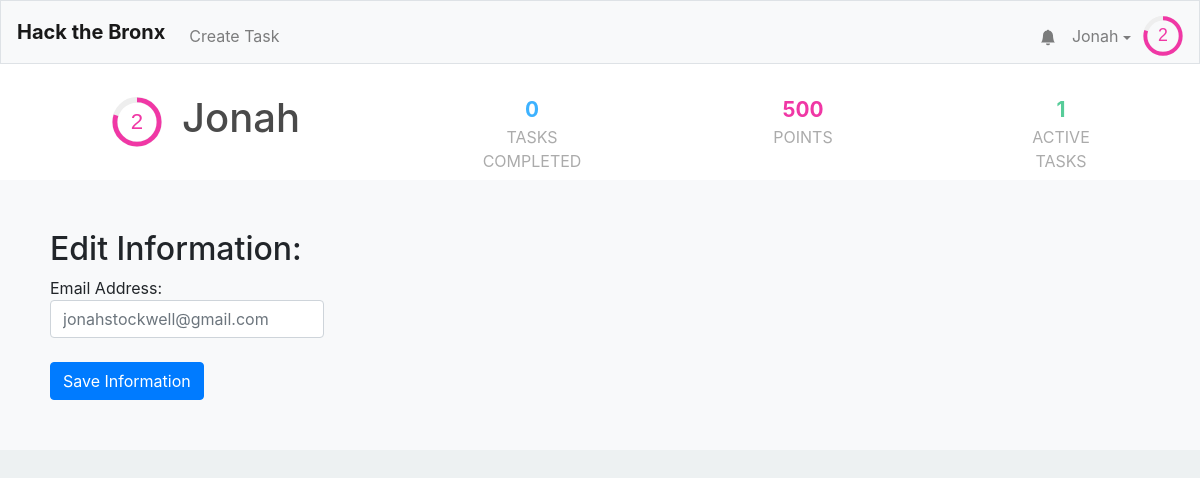
The app's page /editinfo (signed in) with its own data.
### tables this page shows
CREATE TABLE "users" (
	"id"	INTEGER NOT NULL UNIQUE,
	"username"	TEXT NOT NULL UNIQUE,
	"hash"	TEXT NOT NULL,
	"email"	TEXT,
	"tasks"	TEXT,
	"points"	INTEGER NOT NULL DEFAULT 0,
	"numcomplete"	INTEGER NOT NULL DEFAULT 0,
	"notifications"	BLOB,
	PRIMARY KEY("id" AUTOINCREMENT)
);

### application.py (the view)
@app.route("/editinfo", methods=["GET","POST"])
@login_required
def edit_information():
    user = getuser(session, db)
    alltasks = db.execute("SELECT * FROM tasks")
    tasks = []
    for task in alltasks:
        if (task['creator'] == user['id'] or user['id'] in debyte(task['collaborators'])):
            task['creator'] = user["username"]
            task["collaborators-count"] = len(debyte(task['collaborators']))
            task["points"] = calculate_points(task)
            tasks.append(task)
    email = user["email"]
    if request.method == "POST":
        email = request.form.to_dict()["email"]
        db.execute("UPDATE users SET email = :email WHERE id = :id", email=email, id=user["id"])
    return render_template("edit_information.html",user=user,email=email,task_count=len(tasks))

### application.py (called while the page is built)
@app.after_request
def after_request(response):
    response.headers["Cache-Control"] = "no-cache, no-store, must-revalidate"
    response.headers["Expires"] = 0
    response.headers["Pragma"] = "no-cache"
    return response

### helpers.py (called while the page is built)
def login_required(f):
    @wraps(f)
    def decorated_function(*args, **kwargs):
        if session.get("user_id") is None:
            return redirect("/login")
        return f(*args, **kwargs)
    return decorated_function

def debyte(obj):
    return pickle.loads(obj)

def getuser(session, db):
    user =  db.execute("SELECT * FROM users WHERE id = :id", id=session["user_id"])[0]
    user["level"]=int(user['points']**.5//8)
    user["level-progress"] = (user['points']**.5/8-user["level"])*100
    user["notifications"] = debyte(user["notifications"]) if user["notifications"] else []
    user["notification-amount"] = len(user["notifications"])
    return user

def calculate_points(task):
    if task['hmin'] and task['hmax']:
        total = int(min((task['hmin']+task['hmax'])/2 * 100, 500))
    else:
        total = 0
    return total

### templates/edit_information.html (shortened to what this page needs)
{% extends "layout.html" %}
{% block head %}
    <link href="/static/profile.css" rel="stylesheet">
{% endblock %}
{% block mainnocont %}
	<div class="profile-outer">
		<div class = "name-section">
		 	<div style="display: flex; align-items: center;">
				<div style = "margin-left: 12px;">
					<svg viewBox="0 0 36 36" class="level-display-outer">
						<path class="level-display-bg"
			        d="M18 2.0845
			          a 15.9155 15.9155 0 0 1 0 31.831
			          a 15.9155 15.9155 0 0 1 0 -31.831"
			      />
					  <path class = "level-display"
					    d="M18 2.0845
					      a 15.9155 15.9155 0 0 1 0 31.831
					      a 15.9155 15.9155 0 0 1 0 -31.831"
					    fill="none"
					    stroke="#444";
					    stroke-width="1";
					    stroke-dasharray="{{ user["level-progress"] }}, 100";
					  />
					  <text x="18" y="22.8" class="level">{{user["level"]}}</text>
					</svg>
				</div>
				<h1 class="profile-username">{{user["username"]}}</h1>
			</div>
			<div class = "tasks-completed">
				<span>{{ user["numcomplete"] }}</span>
				<div>Tasks Completed</div>
			</div>
			<div class = "point-count">
				<span>{{ user["points"] }}</span>
				<div>Points</div>
			</div>
			<div class = "active-tasks">
				<span>{{ task_count }}</span>
				<div>Active Tasks</div>
			</div>
		</div>
		<div class = "information">
			<h2>Edit Information: </h2>
				<form id = "taskform" action="/editinfo" method="post">
	        <div class="form-group">
	          <label>
	          	Email Address: <input autocomplete="off" autofocus class="form-control" name="email" id = "email" placeholder="{{email}}" type="email">
	          </label>
	        </div>
	        <button class="btn btn-primary" type="submit">Save Information</button>
	    </form>
		</div>
	</div>
{% endblock %}

### templates/layout.html (shortened to what this page needs)
<!DOCTYPE html>
<html lang="en">
    <head>
        <link href="https://maxcdn.bootstrapcdn.com/bootstrap/4.1.3/css/bootstrap.min.css" rel="stylesheet">
        {% block head %}{% endblock %}
        <link href="/static/styles.css" rel="stylesheet">
    </head>
    <body>
        <nav style = "height: 8vh" class="navbar navbar-expand-md navbar-light bg-light border">
            <a class="navbar-brand" href="/"><b>Hack the Bronx</b></a>
            <div class="collapse navbar-collapse" id="navbar">
                {% if session.user_id %}
                    <ul class="navbar-nav mt-2">
                        <li class="nav-item"><a class="nav-link" href="/taskCreation">Create Task</a></li>
                    </ul>
                    <ul class="navbar-nav ml-auto mt-2">
                        <li style="position: relative; transform:translateX(8px) translateY(7.5px);"class="nav-item"><a class="nav-link" href="/notifications"><svg xmlns="http://www.w3.org/2000/svg" width="16" height="16" fill="currentColor" class="bi bi-bell-fill" viewBox="0 0 16 16">
  <path d="M8 16a2 2 0 0 0 2-2H6a2 2 0 0 0 2 2zm.995-14.901a1 1 0 1 0-1.99 0A5.002 5.002 0 0 0 3 6c0 1.098-.5 6-2 7h14c-1.5-1-2-5.902-2-7 0-2.42-1.72-4.44-4.005-4.901z"/>
</svg></a><span style="display:{{ "none" if user["notification-amount"] == 0 else "flex" }};" class="notification-circle">{{user["notification-amount"]}}</span></li>
                        <li class="nav-item">
                            <div id="user-information-dropdown">
                              <button onclick="showUserDropdown()" id="user-information-dropname" class="nav-link">{{ session.user_name }} <span class="dropdown-caret"></span></button>
                            </div>
                        </li>
                        <li class="nav-item">
                            <div style = "margin-left: -4px;">
                                <svg viewBox="0 0 36 36" style="transform: translateY(8px); width: 40px;">
                                    <path class="level-display-bg"
                                d="M18 2.0845
                                  a 15.9155 15.9155 0 0 1 0 31.831
                                  a 15.9155 15.9155 0 0 1 0 -31.831"
                              />
                                  <path class = "level-display"
                                    d="M18 2.0845
                                      a 15.9155 15.9155 0 0 1 0 31.831
                                      a 15.9155 15.9155 0 0 1 0 -31.831"
                                    fill="none"
                                    stroke="#444";
                                    stroke-width="1";
                                    stroke-dasharray="{{ user["level-progress"] }}, 100";
                                  />
                                  <text x="18" y="22.8" class="level">{{user["level"]}}</text>
                                </svg>
                            </div>
                        </li>
                    </ul>
                {% endif %}
            </div>
        </nav>
        {% block mainnocont %}{% endblock %}
        <main class="container p-5">
        </main>
    </body>
</html>

### static/profile.css (style rules this page uses)
.profile-username { color:var(--text-medium-1); margin-left: 20px; }
.name-section,.name-wrapper { color: var(--text-medium-2); padding: 30px 100px; background: white; width: 100%; display: flex; }
.information { left:0; right: 0; display: block; background: var(--foreground-1); width: 100%; padding: 50px 50px; }
.tasks-completed { display: flex; flex-direction: column; align-items-content: center; text-align: center; width: 200px; padding: 0; height: 50px; margin-left: 180px; }
.tasks-completed span { font-weight: bold; font-size: 1.3em; color: var(--focus-skyblue); }
.tasks-completed div { color: var(--text-light); text-transform: uppercase; }
.point-count { display: flex; flex-direction: column; align-items-content: center; text-align: center; width: 150px; height: 50px; margin-left: 180px; }
.point-count span { font-weight: bold; font-size: 1.3em; color: var(--focus-pink); }
.point-count div { color: var(--text-light); text-transform: uppercase; }
.active-tasks { display: flex; flex-direction: column; align-items-content: center; text-align: center; width: 150px; height: 50px; margin-left: 180px; }
.active-tasks span { font-weight: bold; font-size: 1.3em; color: var(--focus-mint); }
.active-tasks div { color: var(--text-light); text-transform: uppercase; }
body { background: var(--background-1); }

### static/styles.css (style rules this page uses)
:root { --text-main: #323232; --text-weak: #525252; --text-medium-1: #4a4a4a; --text-medium-2: #3d3d3d; --text-light: #ababab; --input-text: #495057; --input-border: #ced4da; --table-border: #ddd; --close-button: #aaa; --close-button-hover: black; --level-display-bg: #eee; --foreground-0: white; --foreground-1: #F8F9FA; --foreground-2: #e5e5f7; --foreground-3: #F5F5FF; --foreground-4: #f2f2f2; --tag-text: #8282a1; --tag-remove:#b4b4d4; --border-1: #DEE2E6; --background-1: #EDF1F2; --focus-skyblue: #3DB2FF; --focus-pink: #f037a5; --focus-mint: #57CC99; --focus-selectblue : #007bff; --focus-navyblue: #2D46B9; --focus-green-light: #2FDD92; --focus-green-dark: #34BE82; --focus-red-light: #EC255A; --focus-red-dark: #d11749; --error-red: #ff759d; --error-text: #8a1134; font-size: 2vh; }
#user-information-dropname { background: none; padding: 16px; border: none; cursor: pointer; }
.dropdown-caret { display: inline-block; width: 0; height: 0; vertical-align: middle; content: ""; border-style: solid; border-width: 4px 4px 0; border-right-color: transparent; border-bottom-color: transparent; border-left-color: transparent; }
#user-information-dropname { position: relative; display: inline-block; }
.level-display-outer { width: 50px; }
.level { fill: var(--focus-pink); font-family: sans-serif; font-size: 1em; text-anchor: middle; }

### records on screen
users: user_name "Jonah", username "Jonah", numcomplete "0", points "500", email "jonahstockwell@gmail.com"

### other values on screen
{{ user["level"] }} "2"
{{ task_count }} "1"
